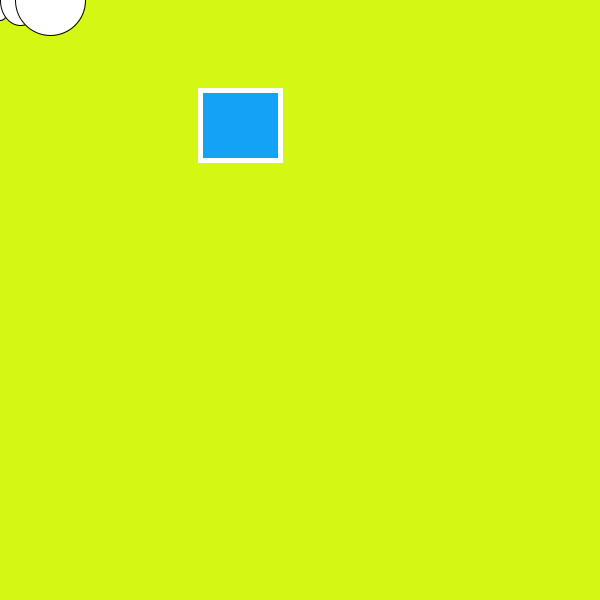
Frame 1 (no input)
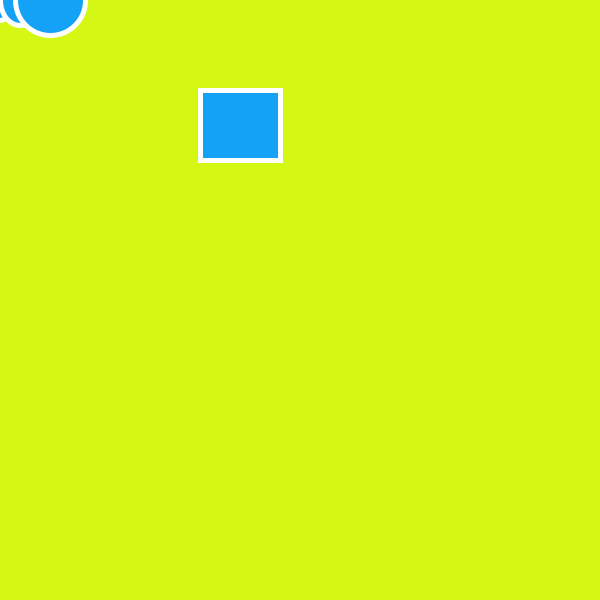
Frame 60 (the mouse pressed at the canvas centre just before this capture)
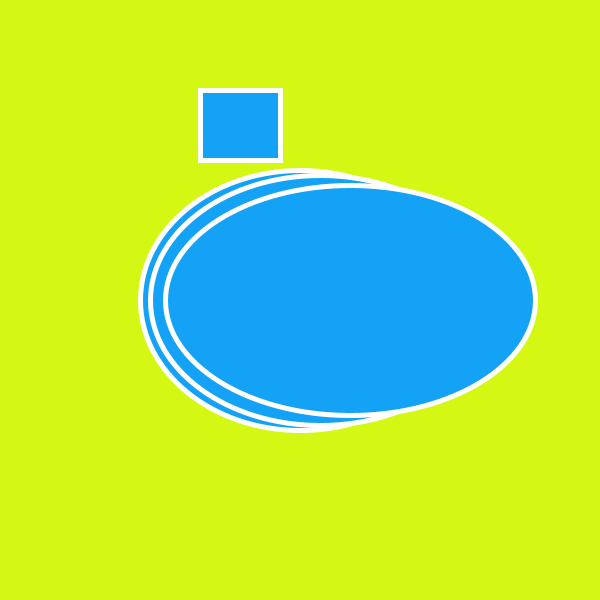
Frame 120 (the mouse held since frame 60 and released just before this capture)

The Processing sketch that drew these frames (run headless with seeded random() and noise(); from frame 60 on, the mouse is pressed at the canvas centre):

// Processing sketch: processing_35483
// ── processing_35483.pde

void setup() {
size (600, 600);
}

void draw() {
background (212, 247, 20);
float x = mouseX;
float y = mouseY;
ellipse (x, y, x+20, y-40);
ellipse (x+20, y, x+40, y-50);
ellipse (x+50, y, x+70, y-70);
stroke (255);
strokeWeight(5);


fill (20, 162, 247);
rect (200, 90, 80, 70);
smooth();
}

void diagonals(int x, int y) {
  line(x, y, x+20, y-40);
  line(x+10, y, x+30, y-40);
  line(x+20, y, x+40, y-40);
}      
